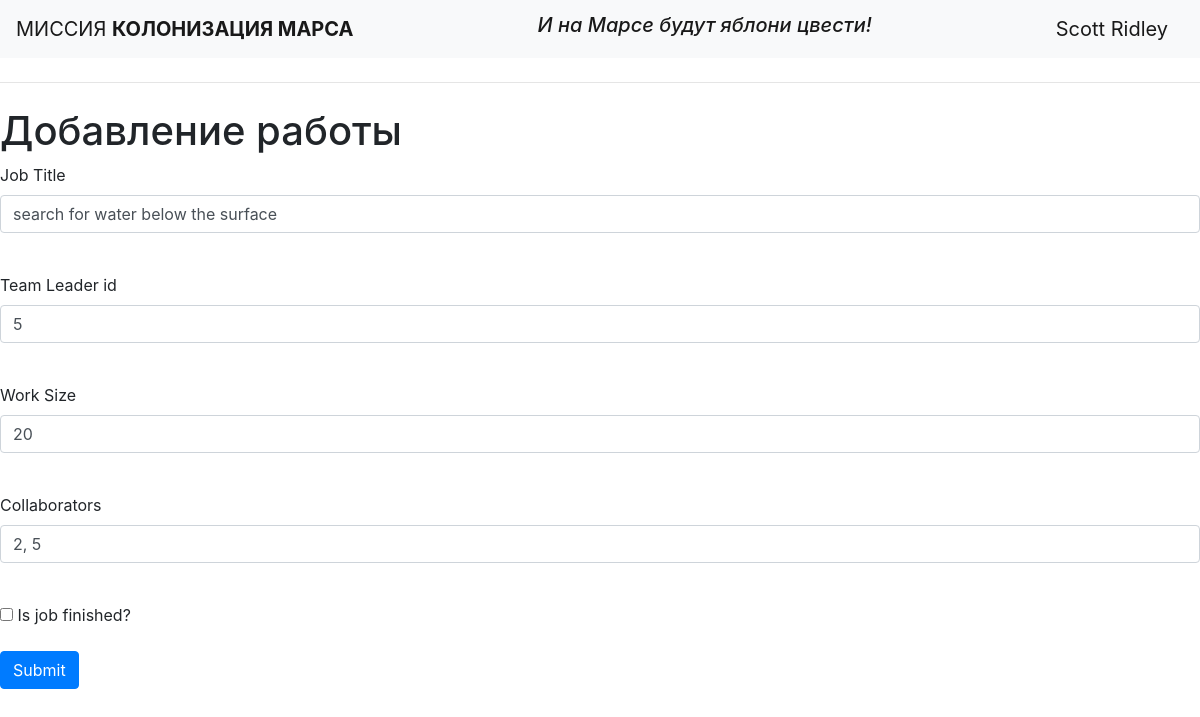
The page /jobs/3 (signed in) on the database as committed earlier.
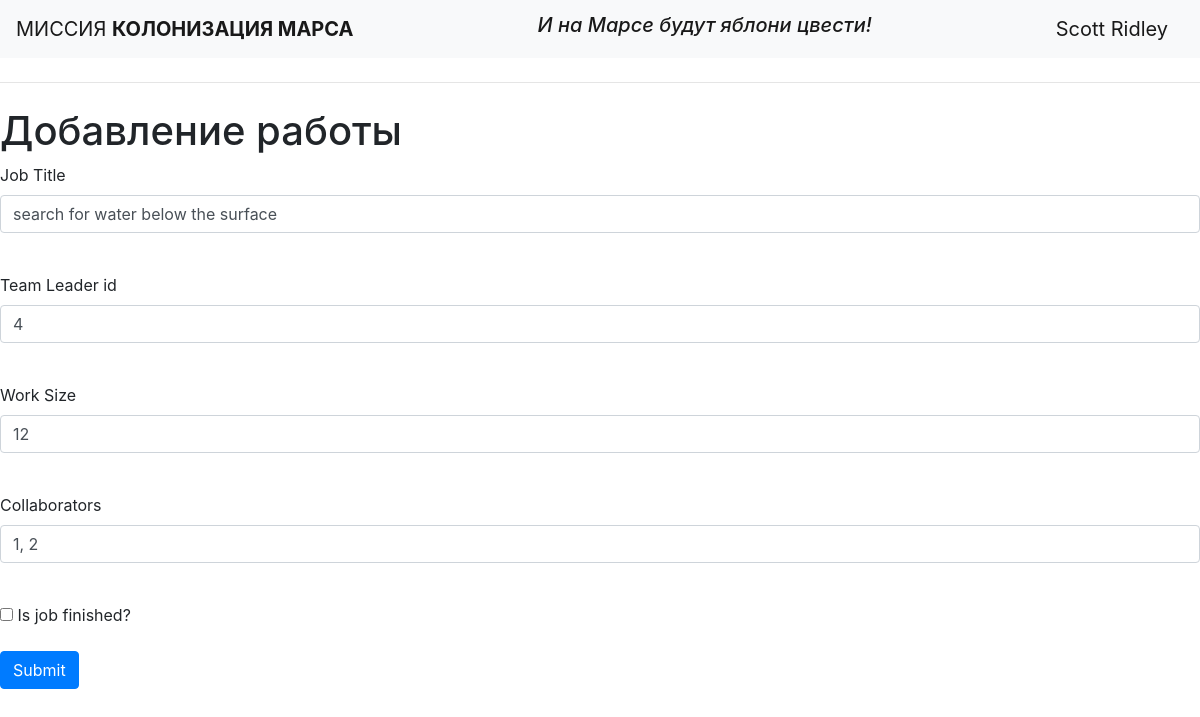
The same page on the database as committed later.
### data/jobs.py (models this page shows)
class Jobs(SqlAlchemyBase):
    __tablename__ = 'jobs'
    id = sqlalchemy.Column(sqlalchemy.Integer, primary_key=True, autoincrement=True)
    team_leader = sqlalchemy.Column(sqlalchemy.Integer)
    job = sqlalchemy.Column(sqlalchemy.String)
    work_size = sqlalchemy.Column(sqlalchemy.Integer)
    collaborators = sqlalchemy.Column(sqlalchemy.String)
    start_date = sqlalchemy.Column(sqlalchemy.DateTime, default=datetime.datetime.now)
    end_date = sqlalchemy.Column(sqlalchemy.DateTime)
    is_finished = sqlalchemy.Column(sqlalchemy.Boolean)

### main.py (the view, shortened to what this page needs)
@app.route('/jobs/<int:id>', methods=['GET', 'POST'])
@login_required
def edit_job(id):
    form = JobForm()
    if request.method == "GET":
        db_sess = db_session.create_session()
        job = db_sess.query(Jobs).filter(Jobs.id == id,
                                         (Jobs.team_leader == current_user.id) | (current_user.id == 1)
                                         ).first()
        if job:
            form.title.data = job.job
            form.team_leader.data = job.team_leader
            form.work_size.data = job.work_size
            form.collaborators.data = job.collaborators
            form.is_finished.data = job.is_finished
        else:
            abort(404)
    return render_template('jobs.html',
                           title='Редактирование работы',
                           form=form
                           )

### forms/jobs.py
class JobForm(FlaskForm):
    title = StringField('Job Title', validators=[DataRequired()])
    team_leader = StringField('Team Leader id')
    work_size = StringField('Work Size', validators=[DataRequired()])
    collaborators = StringField('Collaborators', validators=[DataRequired()])
    is_finished = BooleanField("Is job finished?")
    submit = SubmitField('Submit')

### data/db_session.py (called while the page is built)
def create_session() -> Session:
    global __factory
    return __factory()

### main.py (called while the page is built)
@login_manager.user_loader
def load_user(user_id):
    db_sess = db_session.create_session()
    return db_sess.query(User).get(user_id)

### templates/jobs.html (shortened to what this page needs)
{% extends "base.html" %}
{% block content %}
<h1>Добавление работы</h1>
<form action="" method="post">
    <p>
        {{ form.title.label }}<br>
        {{ form.title(class="form-control") }}<br>
    </p>
    {% if current_user.id == 1 %}
    <p>
        {{ form.team_leader.label }}<br>
        {{ form.team_leader(class="form-control") }}<br>
    </p>
    {% endif %}
    <p>
        {{ form.work_size.label }}<br>
        {{ form.work_size(class="form-control") }}<br>
    </p>
    <p>
        {{ form.collaborators.label }}<br>
        {{ form.collaborators(class="form-control") }}<br>
    </p>
    <p>{{ form.is_finished() }} {{ form.is_finished.label }}</p>
    <p>{{ form.submit(type="submit", class="btn btn-primary") }}</p>
</form>
{% endblock %}

Rows that differ between the two databases and show on the page:
changed Jobs: team_leader "5" → "4"; work_size "20" → "12"; collaborators "2, 5" → "1, 2"
